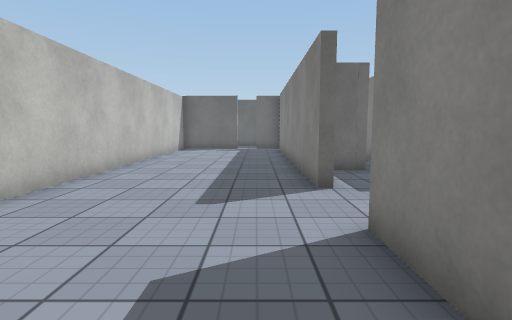
View 1 (above)

24 first-person views from a walk through a scene from a Unity 3-D project. The camera is 1.2 m above the floor, tilts 6° down and sees 80° across. The floor is counted in squares, 1 m on a side. Each view is taken from the middle of a square. On the plan, view 1 faces up. The plan holds only what a view shows up to about 13 squares ahead; the rest is blank. The place goes on beyond the plan. Surface patterns are stand-ins for the level's own textures.

View 2
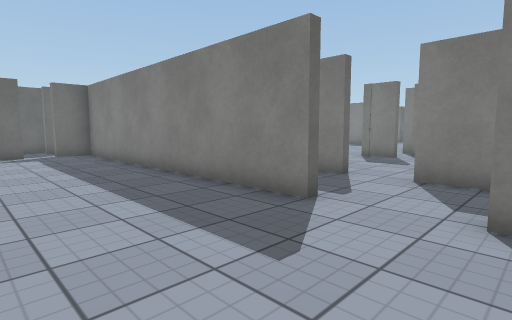

View 3
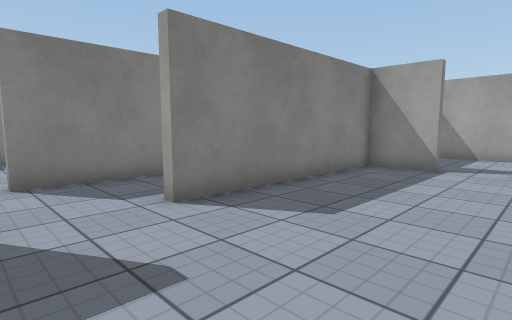

View 4
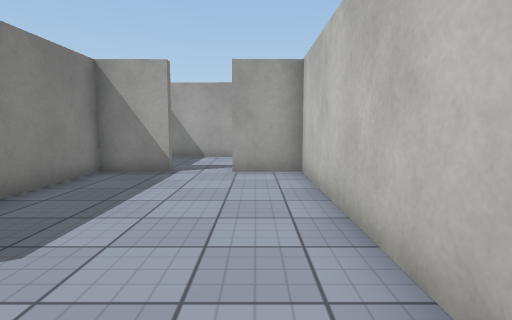

View 5
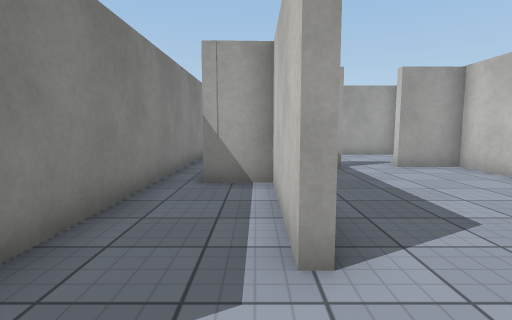

View 6
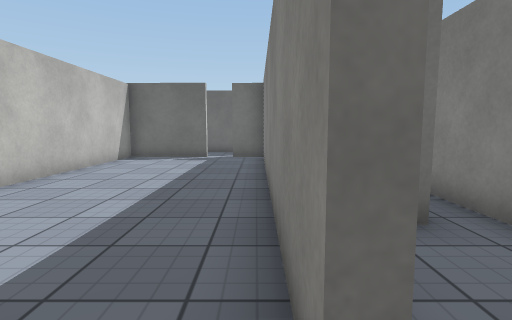

View 7
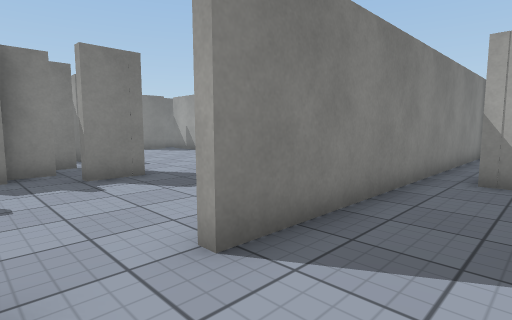

View 8
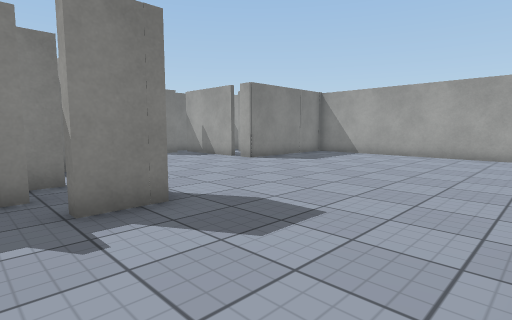

View 9
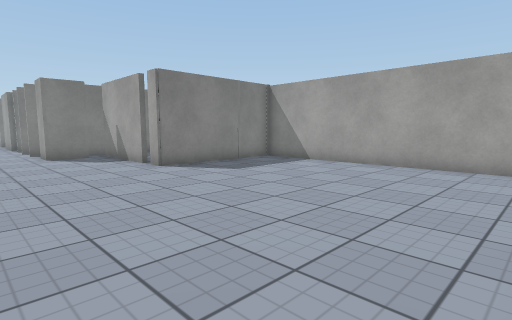

View 10
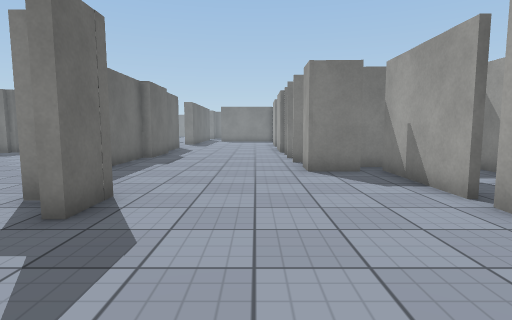

View 11
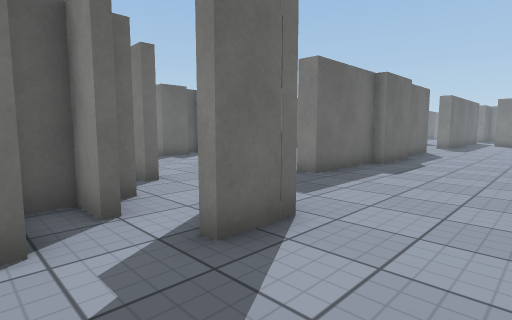

View 12
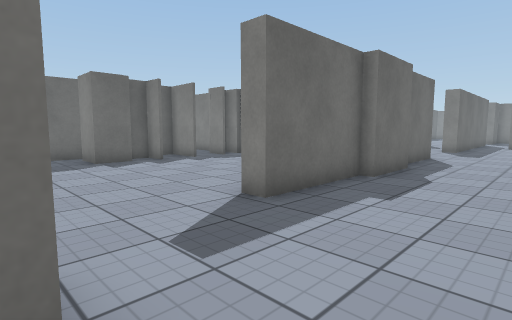

View 13
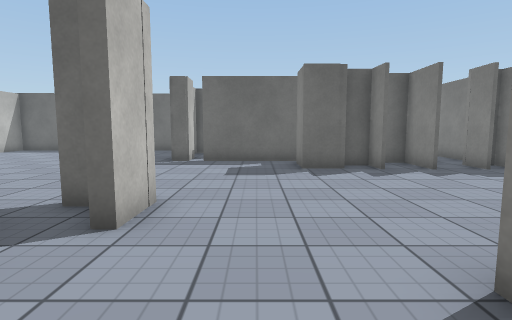

View 14
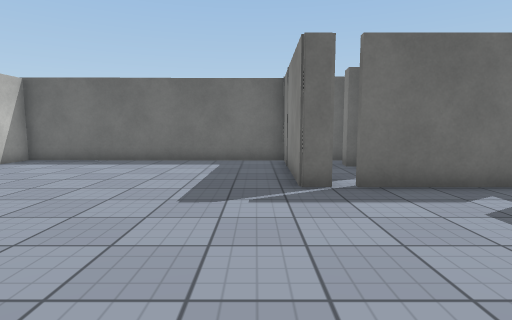

View 15
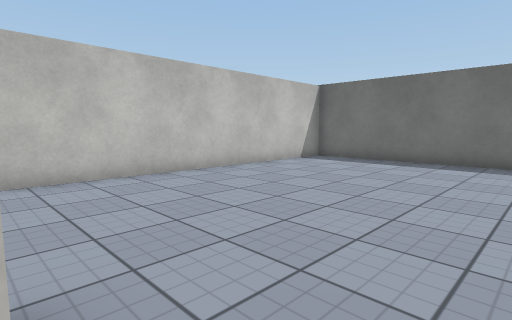

View 16
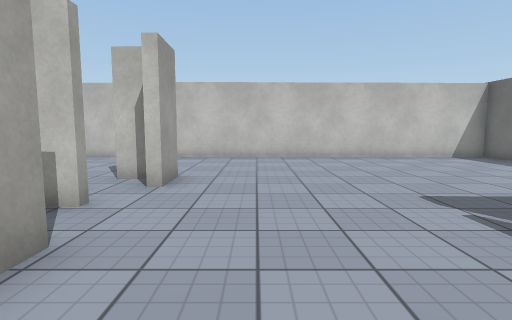

View 17
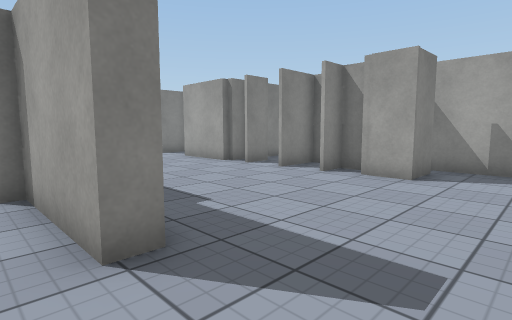

View 18
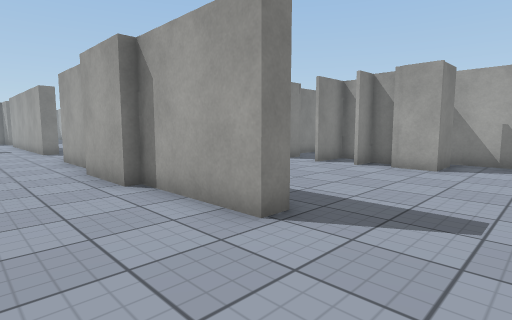

View 19
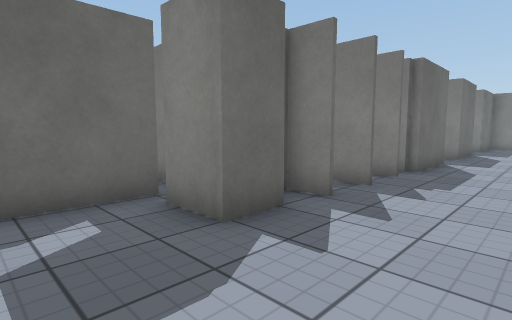

View 20
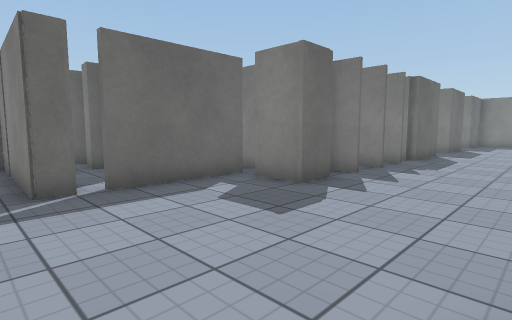

View 21
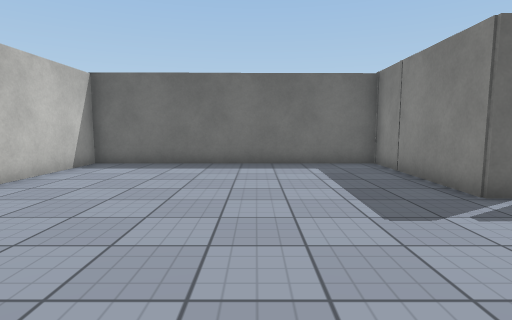

View 22
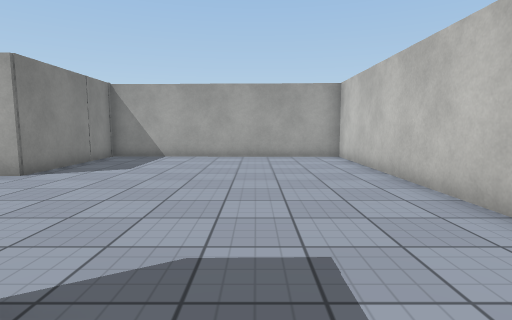

View 23
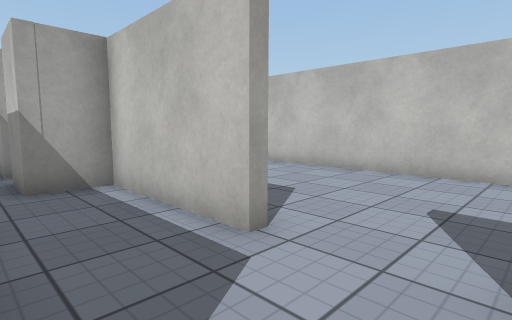

View 24
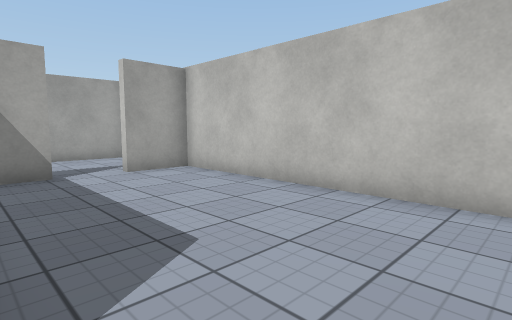

### Floor plan
Points are (right, up) in squares from view 1. A wall is a line through its corners. A room is listed if a view was taken in it or the views show most of it. See-through windows are left out.
Room 1 (views 1, 2, 3, 4, 6, 24)
walls: (1.3, 6) (1.4, 17.2); (-0.7, -3.3) (1.3, -3.3) (1.3, 3.6); (-1, 17.6) (-4.2, 17.6) (-4.3, -3.4) (-2.4, -3.3); (1.4, 17.6) (0, 17.6)
ways out: opening at (1, 4.5) to room 2; opening at (-1.5, -4)
Room 2 (views 5, 7, 23)
walls: (1.6, 3.6) (1.6, -0.2); (4.6, 7) (4.3, 7) (4.3, 7.8); (4.3, 8.6) (4.3, 10.6); (4.2, -1.6) (4.3, 5.3) (4.5, 5.3)
ways out: opening at (1, 4.5) to room 1; opening at (4, 6) to room 3
objects: other object (2, 9) to (3, 9)
Room 3 (views 8, 9, 10, 11, 12, 13, 14, 15, 16, 17, 18, 19, 20, 21, 22)
walls: (12.1, 8.3) (12.4, 8.3) (12.4, 7.7); (12.2, 4.3) (12.2, 5.1); (10.9, 5.1) (10.9, 6.2); (15.4, 3.5) (13.9, 3.5) (13.9, 3.8); (9.9, 7.7) (9.4, 7.7) (9.4, 9.1) (11, 9.1); (9.5, 3.5) (9.5, 5); (14.6, 15.1) (13.9, 15.1) (14, 20.3) (4.5, 20.3) (4.5, 7.7); (19.7, 13) (18.4, 12.9) (18.4, 14.5); (22.4, 5.6) (18.8, 5.5) (18.8, 6.1) (22.4, 6.2); (20.6, 12.8) (20.6, 13.8) (19.8, 13.7); (18.7, 15.1) (15, 15.1); (4.5, 5.3) (4.5, 4); (15, -2.6) (18.6, -2.6); (18.3, -1.9) (18.4, -0.4) (19.7, -0.4); (19.8, -1.2) (20.6, -1.2) (20.6, -0.2); (23.7, 12.7) (23.7, 13.9); (4.4, 1) (4.4, -7.7) (14, -7.8) (13.9, -2.6) (14.6, -2.6); (19.4, -3) (19.4, -2.1); (25.9, 6.2) (27.5, 6.2); (22.1, -2) (22.1, -0.3); (23.7, -1.4) (23.7, -0.3); (24.9, -0.2) (27.4, -0.2); (24.7, -1.1) (24.7, -0.4); (27.5, 5.6) (25.8, 5.6); (27.6, 12.7) (24.7, 12.7) (24.7, 13.8)
ways out: opening at (4, 6) to room 2
objects: other object (14, 8) to (15, 9); block (23, 5) to (24, 6)

Positions as (right, up) in squares from view 1, and headings:
1: (0, 0), facing up
2: (-3, 3), facing up-right
3: (-3, 6), facing down-right
4: (-3, 5), facing down
5: (2, 6), facing down
6: (1, 5), facing up
7: (2, 7), facing down-right
8: (5, 6), facing down-right
9: (5, 2), facing down-right
10: (10, 1), facing right
11: (12, 1), facing up-right
12: (15, 2), facing up-right
13: (17, 4), facing up
14: (13, 9), facing up
15: (12, 9), facing up-left
16: (17, 11), facing left
17: (16, 7), facing down-right
18: (16, 9), facing down-right
19: (16, 10), facing up-right
20: (13, 9), facing up-right
21: (10, 10), facing up
22: (8, 5), facing down
23: (4, 6), facing down-left
24: (1, 5), facing down-left
